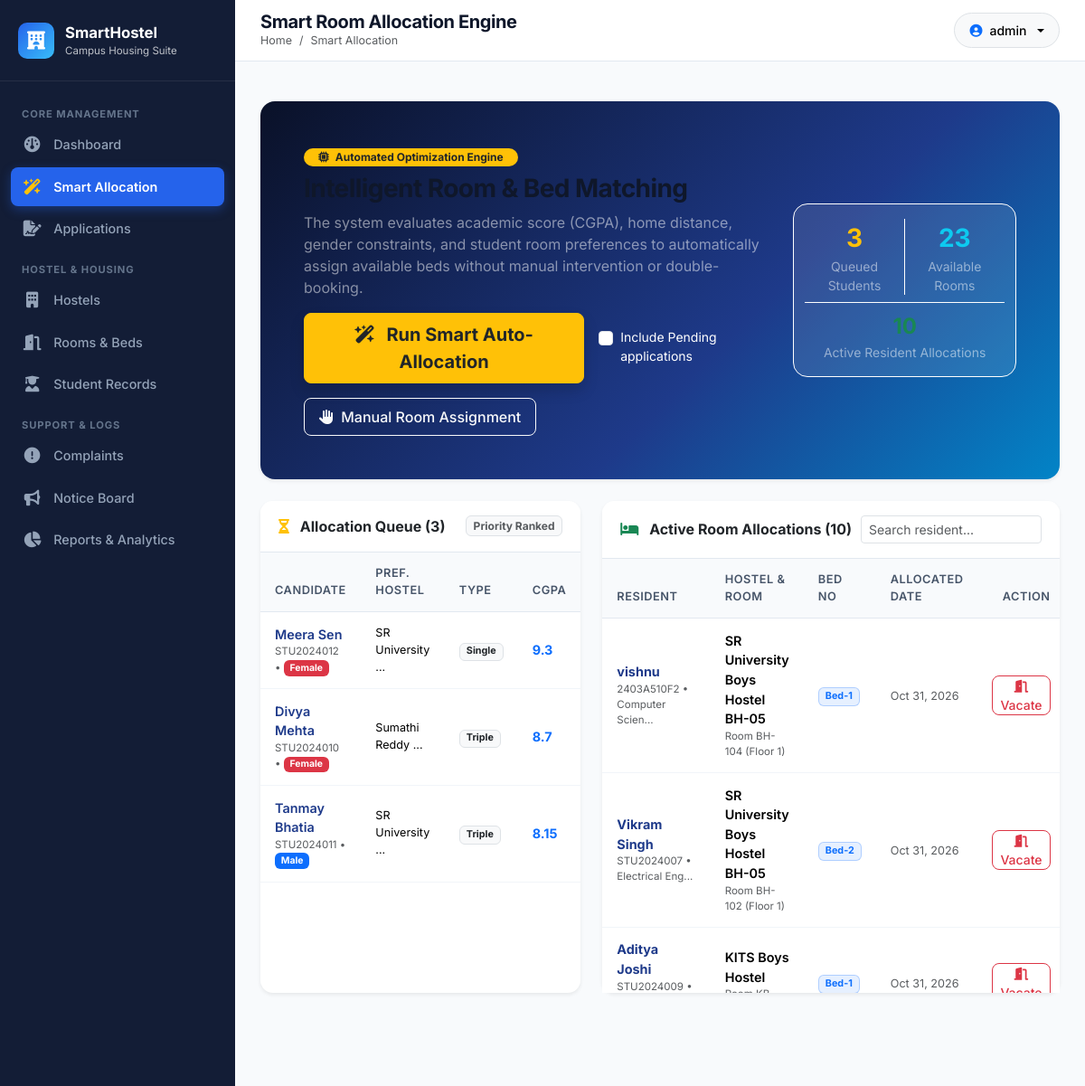
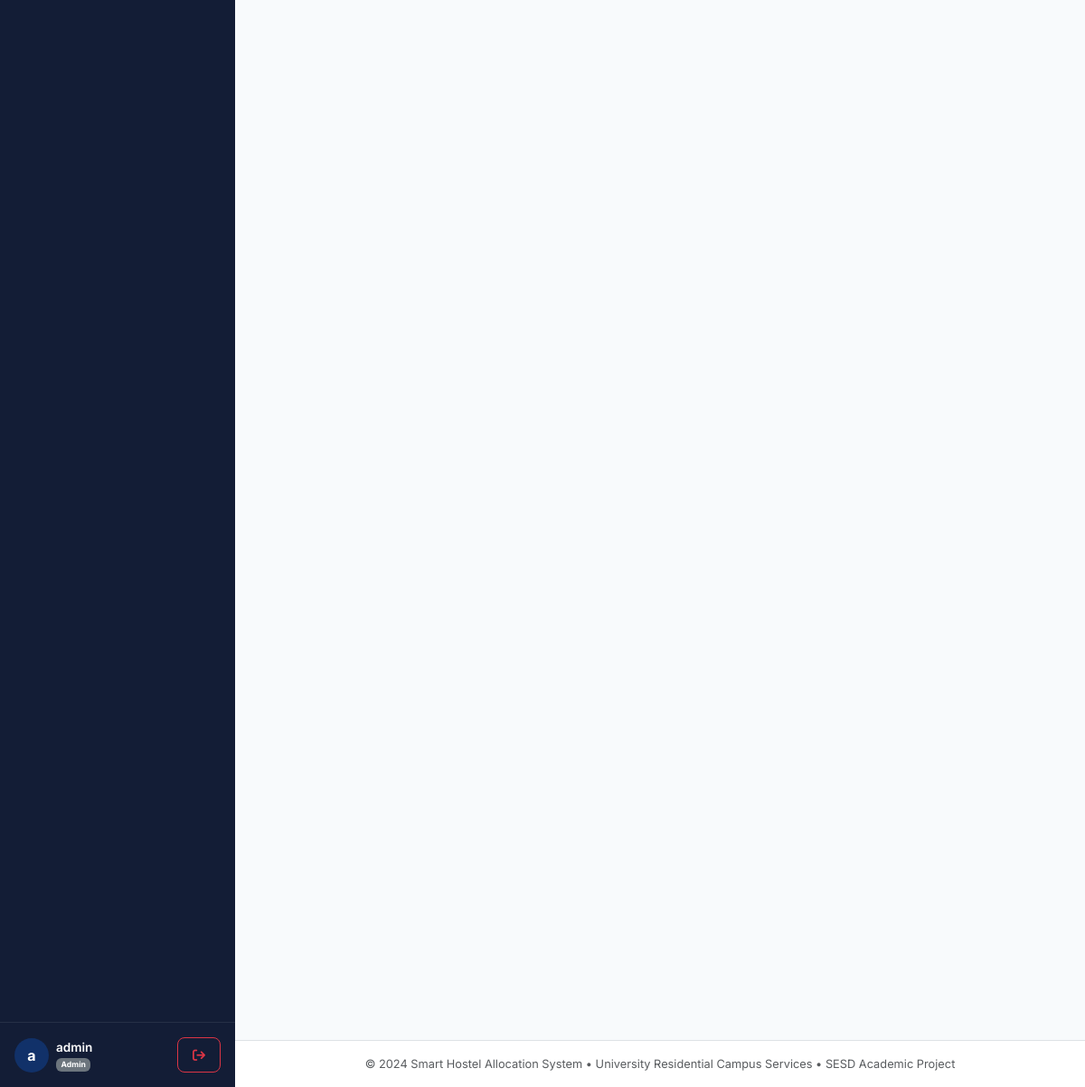
Screenshot of /admin/smart-allocation (signed in) with the database file from the repository (2 pictures, top to bottom).
### models.py (models this page shows, shortened)
class Application(db.Model):
    __tablename__ = 'applications'
    id = db.Column(db.Integer, primary_key=True)
    student_id = db.Column(db.Integer, db.ForeignKey('students.id', ondelete='CASCADE'), nullable=False)
    preferred_hostel_id = db.Column(db.Integer, db.ForeignKey('hostels.id', ondelete='CASCADE'), nullable=False)
    preferred_room_type = db.Column(db.String(20), nullable=False, default='Double')  # 'Single', 'Double', 'Triple'
    academic_score = db.Column(db.Float, nullable=False, default=7.5)  # CGPA e.g. 8.5
    distance_from_home_km = db.Column(db.Float, nullable=False, default=50.0)
    special_remarks = db.Column(db.Text, nullable=True)
    status = db.Column(db.String(20), nullable=False, default='Pending')  # 'Pending', 'Approved', 'Rejected', 'Allocated'
    admin_remarks = db.Column(db.Text, nullable=True)
    applied_at = db.Column(db.DateTime, default=datetime.utcnow)
    reviewed_at = db.Column(db.DateTime, nullable=True)

class Student(db.Model):
    __tablename__ = 'students'
    id = db.Column(db.Integer, primary_key=True)
    user_id = db.Column(db.Integer, db.ForeignKey('users.id', ondelete='CASCADE'), nullable=False, unique=True)
    student_id = db.Column(db.String(30), unique=True, nullable=False, index=True)
    full_name = db.Column(db.String(100), nullable=False)
    email = db.Column(db.String(120), nullable=False)
    phone = db.Column(db.String(20), nullable=False)
    gender = db.Column(db.String(10), nullable=False)  # 'Male', 'Female', 'Other'
    department = db.Column(db.String(100), nullable=False)
    year_of_study = db.Column(db.Integer, nullable=False, default=1)  # 1, 2, 3, 4
    address = db.Column(db.Text, nullable=True)
    parent_name = db.Column(db.String(100), nullable=True)
    parent_phone = db.Column(db.String(20), nullable=True)
    emergency_contact = db.Column(db.String(20), nullable=True)
    created_at = db.Column(db.DateTime, default=datetime.utcnow)
    applications = db.relationship('Application', backref='student', cascade="all, delete-orphan", lazy='dynamic', order_by='Application.applied_at.desc()')
    allocations = db.relationship('Allocation', backref='student', cascade="all, delete-orphan", lazy='dynamic', order_by='Allocation.allocated_date.desc()')
    complaints = db.relationship('Complaint', backref='student', cascade="all, delete-orphan", lazy='dynamic', order_by='Complaint.created_at.desc()')

class Hostel(db.Model):
    __tablename__ = 'hostels'
    id = db.Column(db.Integer, primary_key=True)
    name = db.Column(db.String(100), unique=True, nullable=False)
    hostel_type = db.Column(db.String(20), nullable=False)  # 'Boys', 'Girls', 'Co-ed'
    total_floors = db.Column(db.Integer, nullable=False, default=3)
    description = db.Column(db.Text, nullable=True)
    facilities = db.Column(db.Text, nullable=True)  # Comma separated
    image_url = db.Column(db.String(255), nullable=True)
    created_at = db.Column(db.DateTime, default=datetime.utcnow)
    rooms = db.relationship('Room', backref='hostel', cascade="all, delete-orphan", lazy='dynamic')
    applications = db.relationship('Application', backref='preferred_hostel', lazy='dynamic')
    allocations = db.relationship('Allocation', backref='hostel', lazy='dynamic')
    wardens = db.relationship('Warden', backref='assigned_hostel', lazy='dynamic')
    complaints = db.relationship('Complaint', backref='hostel', lazy='dynamic')

class Allocation(db.Model):
    __tablename__ = 'allocations'
    id = db.Column(db.Integer, primary_key=True)
    student_id = db.Column(db.Integer, db.ForeignKey('students.id', ondelete='CASCADE'), nullable=False)
    room_id = db.Column(db.Integer, db.ForeignKey('rooms.id', ondelete='CASCADE'), nullable=False)
    hostel_id = db.Column(db.Integer, db.ForeignKey('hostels.id', ondelete='CASCADE'), nullable=False)
    bed_number = db.Column(db.String(20), nullable=False, default='Bed-1')
    allocated_date = db.Column(db.DateTime, default=datetime.utcnow)
    academic_year = db.Column(db.String(20), nullable=False, default='2024-2025')
    status = db.Column(db.String(20), nullable=False, default='Active')  # 'Active', 'Vacated', 'Transferred'
    allocated_by_id = db.Column(db.Integer, db.ForeignKey('users.id', ondelete='SET NULL'), nullable=True)
    vacated_date = db.Column(db.DateTime, nullable=True)

class Room(db.Model):
    __tablename__ = 'rooms'
    id = db.Column(db.Integer, primary_key=True)
    hostel_id = db.Column(db.Integer, db.ForeignKey('hostels.id', ondelete='CASCADE'), nullable=False)
    room_number = db.Column(db.String(20), nullable=False)
    floor = db.Column(db.Integer, nullable=False, default=1)
    room_type = db.Column(db.String(20), nullable=False)  # 'Single', 'Double', 'Triple', 'Four-Bed'
    capacity = db.Column(db.Integer, nullable=False, default=2)
    occupied_beds = db.Column(db.Integer, nullable=False, default=0)
    price_per_semester = db.Column(db.Float, nullable=False, default=15000.0)
    status = db.Column(db.String(20), nullable=False, default='Available')  # 'Available', 'Partially Occupied', 'Full', 'Maintenance'
    facilities = db.Column(db.String(255), nullable=True)
    allocations = db.relationship('Allocation', backref='room', cascade="all, delete-orphan", lazy='dynamic')
    __table_args__ = (
        db.UniqueConstraint('hostel_id', 'room_number', name='uq_hostel_room_number'),
    )
    @property
    def available_beds(self):
        return max(0, self.capacity - self.occupied_beds)

### routes/admin.py (the view)
@admin_bp.route('/smart-allocation')
@admin_required
def smart_allocation():
    pending_apps = Application.query.filter(Application.status.in_(['Approved', 'Pending'])).order_by(
        Application.academic_score.desc(),
        Application.applied_at.asc()
    ).all()
    available_rooms = Room.query.filter(
        Room.occupied_beds < Room.capacity,
        Room.status != 'Maintenance'
    ).order_by(Room.hostel_id.asc(), Room.room_number.asc()).all()
    active_allocations = Allocation.query.filter_by(status='Active').order_by(Allocation.allocated_date.desc()).all()
    hostels_list = Hostel.query.all()
    return render_template('admin/smart_allocation.html',
        pending_apps=pending_apps,
        available_rooms=available_rooms,
        active_allocations=active_allocations,
        hostels=hostels_list
    )

### templates/admin/smart_allocation.html (shortened to what this page needs)
{% extends 'base.html' %}
{% block page_title %}Smart Room Allocation Engine{% endblock %}
{% block breadcrumb %}Smart Allocation{% endblock %}
{% block content %}
<div class="container-fluid px-0">
    <div class="card border-0 shadow-sm rounded-4 mb-4 text-white" style="background: linear-gradient(135deg, #0a1128 0%, #1e3a8a 60%, #0284c7 100%);">
        <div class="card-body p-4 p-md-5">
            <div class="row align-items-center g-4">
                <div class="col-lg-8">
                    <span class="badge bg-warning text-dark px-3 py-1 rounded-pill fw-bold mb-2">
                        <i class="fa-solid fa-microchip me-1"></i> Automated Optimization Engine
                    </span>
                    <h3 class="fw-bold mb-2">Intelligent Room & Bed Matching</h3>
                    <p class="text-white-50 mb-3" style="max-width: 650px;">
                        The system evaluates academic score (CGPA), home distance, gender constraints, and student room preferences to automatically assign available beds without manual intervention or double-booking.
                    </p>
                    <div class="d-flex flex-wrap gap-3 align-items-center">
                        <form action="{{ url_for('admin.run_smart_allocation') }}" method="POST" class="d-inline-flex align-items-center gap-3">
                            <button type="submit" class="btn btn-warning btn-lg fw-bold text-dark px-4 shadow">
                                <i class="fa-solid fa-wand-magic-sparkles me-2"></i> Run Smart Auto-Allocation
                            </button>
                            <div class="form-check text-white">
                                <input class="form-check-input" type="checkbox" id="include_pending" name="include_pending" value="on">
                                <label class="form-check-label small" for="include_pending">
                                    Include Pending applications
                                </label>
                            </div>
                        </form>
                        <button type="button" class="btn btn-outline-light" data-bs-toggle="modal" data-bs-target="#manualAllocationModal">
                            <i class="fa-solid fa-hand me-1"></i> Manual Room Assignment
                        </button>
                    </div>
                </div>
                <div class="col-lg-4">
                    <div class="bg-white bg-opacity-10 rounded-4 p-3 border border-white border-opacity-20 text-center">
                        <div class="row g-2">
                            <div class="col-6 border-end border-white border-opacity-20">
                                <div class="fs-3 fw-bold text-warning">{{ pending_apps|length }}</div>
                                <div class="small text-white-50">Queued Students</div>
                            </div>
                            <div class="col-6">
                                <div class="fs-3 fw-bold text-info">{{ available_rooms|length }}</div>
                                <div class="small text-white-50">Available Rooms</div>
                            </div>
                            <div class="col-12 mt-2 pt-2 border-top border-white border-opacity-20">
                                <div class="fs-4 fw-bold text-success">{{ active_allocations|length }}</div>
                                <div class="small text-white-50">Active Resident Allocations</div>
                            </div>
                        </div>
                    </div>
                </div>
            </div>
        </div>
    </div>
    <div class="row g-4">
        <div class="col-lg-5">
            <div class="card border-0 shadow-sm h-100">
                <div class="card-header bg-white py-3 d-flex justify-content-between align-items-center">
                    <span class="fw-bold"><i class="fa-solid fa-hourglass-half text-warning me-2"></i> Allocation Queue ({{ pending_apps|length }})</span>
                    <span class="badge bg-light text-muted border">Priority Ranked</span>
                </div>
                <div class="card-body p-0">
                    <div class="table-responsive" style="max-height: 480px;">
                        <table class="table table-hover mb-0">
                            <thead class="sticky-top bg-light">
                                <tr>
                                    <th>Candidate</th>
                                    <th>Pref. Hostel</th>
                                    <th>Type</th>
                                    <th>CGPA</th>
                                </tr>
                            </thead>
                            <tbody>
                                {% for app in pending_apps %}
                                <tr>
                                    <td>
                                        <div class="fw-semibold text-navy">{{ app.student.full_name }}</div>
                                        <div class="text-muted text-xs" style="font-size: 0.72rem;">
                                            {{ app.student.student_id }} &bull;
                                            <span class="badge {% if app.student.gender == 'Male' %}bg-primary{% else %}bg-danger{% endif %} text-xs" style="font-size: 0.65rem;">
                                                {{ app.student.gender }}
                                            </span>
                                        </div>
                                    </td>
                                    <td>
                                        <div class="small">{{ app.preferred_hostel.name[:14] }}...</div>
                                    </td>
                                    <td><span class="badge bg-light text-dark border">{{ app.preferred_room_type }}</span></td>
                                    <td><span class="fw-bold text-primary">{{ app.academic_score }}</span></td>
                                </tr>
                                {% endfor %}
                            </tbody>
                        </table>
                    </div>
                </div>
            </div>
        </div>
        <div class="col-lg-7">
            <div class="card border-0 shadow-sm h-100">
                <div class="card-header bg-white py-3 d-flex justify-content-between align-items-center">
                    <span class="fw-bold"><i class="fa-solid fa-bed text-success me-2"></i> Active Room Allocations ({{ active_allocations|length }})</span>
                    <input type="text" class="form-control form-control-sm" style="max-width: 200px;" placeholder="Search resident..." data-table-search="activeAllocationsTable">
                </div>
                <div class="card-body p-0">
                    <div class="table-responsive" style="max-height: 480px;">
                        <table class="table table-hover align-middle mb-0" id="activeAllocationsTable">
                            <thead class="sticky-top bg-light">
                                <tr>
                                    <th>Resident</th>
                                    <th>Hostel & Room</th>
                                    <th>Bed No</th>
                                    <th>Allocated Date</th>
                                    <th class="text-end">Action</th>
                                </tr>
                            </thead>
                            <tbody>
                                {% for alloc in active_allocations %}
                                <tr>
                                    <td>
                                        <a href="{{ url_for('admin.view_student', student_id=alloc.student.id) }}" class="fw-bold text-navy text-decoration-none">
                                            {{ alloc.student.full_name }}
                                        </a>
                                        <div class="text-muted text-xs" style="font-size: 0.72rem;">{{ alloc.student.student_id }} &bull; {{ alloc.student.department[:14] }}...</div>
                                    </td>
                                    <td>
                                        <div class="fw-semibold">{{ alloc.hostel.name }}</div>
                                        <div class="text-muted text-xs" style="font-size: 0.72rem;">Room {{ alloc.room.room_number }} (Floor {{ alloc.room.floor }})</div>
                                    </td>
                                    <td><span class="badge bg-primary bg-opacity-10 text-primary border border-primary border-opacity-25">{{ alloc.bed_number }}</span></td>
                                    <td><span class="text-muted small">{{ alloc.allocated_date.strftime('%b %d, %Y') }}</span></td>
                                    <td class="text-end">
                                        <form action="{{ url_for('admin.vacate_allocation', alloc_id=alloc.id) }}" method="POST" class="d-inline" data-confirm="Vacate allocation for {{ alloc.student.full_name }}? Bed will become immediately available.">
                                            <button type="submit" class="btn btn-sm btn-outline-danger py-0 px-2" title="Vacate Room">
                                                <i class="fa-solid fa-door-open"></i> Vacate
                                            </button>
                                        </form>
                                    </td>
                                </tr>
                                {% else %}
                                <tr>
                                    <td colspan="5" class="text-center text-muted py-5">No active allocations found.</td>
                                </tr>
                                {% endfor %}
                            </tbody>
                        </table>
                    </div>
                </div>
            </div>
        </div>
    </div>
</div>
{% endblock %}

### rows the page displays
Application: student.full_name "Meera Sen", student.student_id "STU2024012", student.gender "Female", preferred_hostel "SR University", preferred_room_type "Single", academic_score "9.3"
Application: student.full_name "Divya Mehta", student.student_id "STU2024010", student.gender "Female", preferred_hostel "Sumathi Reddy", preferred_room_type "Triple", academic_score "8.7"
Application: student.full_name "Tanmay Bhatia", student.student_id "STU2024011", student.gender "Male", preferred_hostel "SR University", preferred_room_type "Triple", academic_score "8.15"
Allocation: student.full_name "vishnu", student.student_id "2403A510F2", student "Computer Scien", hostel.name "SR University Boys Hostel BH-05", room.room_number "BH-104", room.floor "1", bed_number "Bed-1", allocated_date "Oct 31, 2026"
Allocation: student.full_name "Vikram Singh", student.student_id "STU2024007", student "Electrical Eng", hostel.name "SR University Boys Hostel BH-05", room.room_number "BH-102", room.floor "1", bed_number "Bed-2", allocated_date "Oct 31, 2026"
Allocation: student.full_name "Aditya Joshi", student.student_id "STU2024009", hostel.name "KITS Boys Hostel", bed_number "Bed-1", allocated_date "Oct 31, 2026"

### other values shown
{{ session.get('display_name', 'U')[:1] }} "a"
{{ session.get('display_name') }} "admin"
{{ session.get('role') }} "Admin"
{{ pending_apps|length }} "3"
{{ available_rooms|length }} "23"
{{ active_allocations|length }} "10"
{{ current_year }} "2024"
